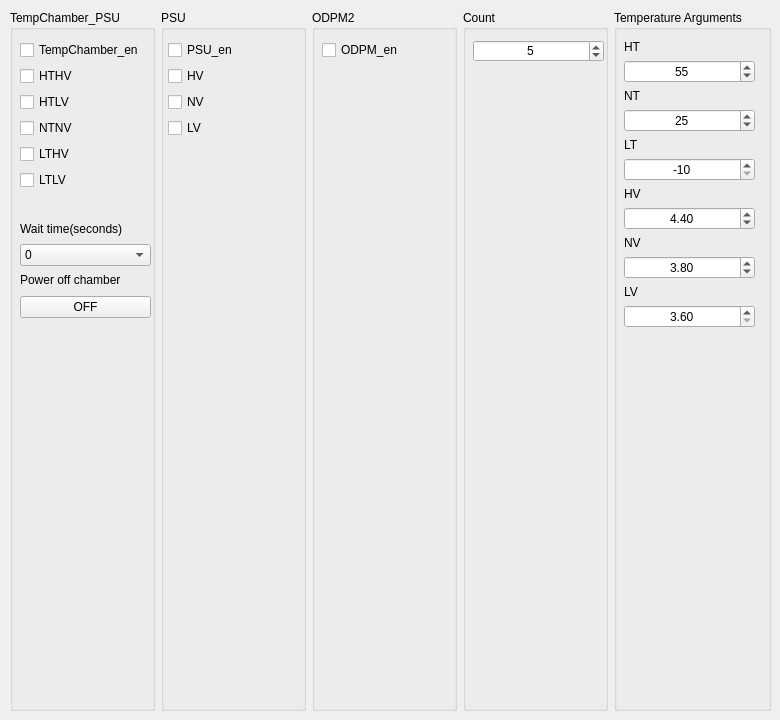
    <widget class="QWidget" name="temp_psu_tab">
     <attribute name="title">
      <string>Temp_PSU</string>
     </attribute>
     <widget class="QWidget" name="">
      <property name="geometry">
       <rect>
        <x>10</x>
        <y>10</y>
        <width>761</width>
        <height>701</height>
       </rect>
      </property>
      <layout class="QHBoxLayout" name="horizontalLayout_5">
       <item>
        <widget class="QGroupBox" name="temp_chamber_psu_groupBox">
         <property name="title">
          <string>TempChamber_PSU</string>
         </property>
         <widget class="QWidget" name="layoutWidget_28">
          <property name="geometry">
           <rect>
            <x>10</x>
            <y>260</y>
            <width>131</width>
            <height>51</height>
           </rect>
          </property>
          <layout class="QVBoxLayout" name="verticalLayout_11">
           <item>
            <widget class="QLabel" name="off_tmpchmb_label">
             <property name="sizePolicy">
              <sizepolicy hsizetype="Preferred" vsizetype="Fixed">
               <horstretch>0</horstretch>
               <verstretch>0</verstretch>
              </sizepolicy>
             </property>
             <property name="text">
              <string>Power off chamber</string>
             </property>
            </widget>
           </item>
           <item>
            <widget class="QPushButton" name="off_tmpchmb_pushButton">
             <property name="text">
              <string>OFF</string>
             </property>
            </widget>
           </item>
          </layout>
         </widget>
         <widget class="QWidget" name="">
          <property name="geometry">
           <rect>
            <x>10</x>
            <y>30</y>
            <width>131</width>
            <height>152</height>
           </rect>
          </property>
          <layout class="QVBoxLayout" name="verticalLayout_tmpchb_psu">
           <item>
            <widget class="QCheckBox" name="tmpchmb_en">
             <property name="text">
              <string>TempChamber_en</string>
             </property>
            </widget>
           </item>
           <item>
            <widget class="QCheckBox" name="hthv_en">
             <property name="text">
              <string>HTHV</string>
             </property>
            </widget>
           </item>
           <item>
            <widget class="QCheckBox" name="htlv_en">
             <property name="text">
              <string>HTLV</string>
             </property>
            </widget>
           </item>
           <item>
            <widget class="QCheckBox" name="ntnv_en">
             <property name="text">
              <string>NTNV</string>
             </property>
            </widget>
           </item>
           <item>
            <widget class="QCheckBox" name="lthv_en">
             <property name="text">
              <string>LTHV</string>
             </property>
            </widget>
           </item>
           <item>
            <widget class="QCheckBox" name="ltlv_en">
             <property name="text">
              <string>LTLV</string>
             </property>
            </widget>
           </item>
          </layout>
         </widget>
         <widget class="QWidget" name="">
          <property name="geometry">
           <rect>
            <x>10</x>
            <y>210</y>
            <width>131</width>
            <height>46</height>
           </rect>
          </property>
          <layout class="QVBoxLayout" name="verticalLayout_5">
           <item>
            <widget class="QLabel" name="wait_time_label">
             <property name="text">
              <string>Wait time(seconds)</string>
             </property>
            </widget>
           </item>
           <item>
            <widget class="QComboBox" name="wait_time_comboBox">
             <item>
              <property name="text">
               <string>0</string>
              </property>
             </item>
             <item>
              <property name="text">
               <string>30</string>
              </property>
             </item>
             <item>
              <property name="text">
               <string>60</string>
              </property>
             </item>
             <item>
              <property name="text">
               <string>120</string>
              </property>
             </item>
             <item>
              <property name="text">
               <string>300</string>
              </property>
             </item>
             <item>
              <property name="text">
               <string>600</string>
              </property>
             </item>
            </widget>
           </item>
          </layout>
         </widget>
        </widget>
       </item>
       <item>
        <widget class="QGroupBox" name="psu_groupBox">
         <property name="title">
          <string>PSU</string>
         </property>
         <widget class="QWidget" name="">
          <property name="geometry">
           <rect>
            <x>7</x>
            <y>30</y>
            <width>131</width>
            <height>100</height>
           </rect>
          </property>
          <layout class="QVBoxLayout" name="verticalLayout_6">
           <item>
            <widget class="QCheckBox" name="psu_en">
             <property name="text">
              <string>PSU_en</string>
             </property>
            </widget>
           </item>
           <item>
            <widget class="QCheckBox" name="hv_en">
             <property name="text">
              <string>HV</string>
             </property>
            </widget>
           </item>
           <item>
            <widget class="QCheckBox" name="nv_en">
             <property name="text">
              <string>NV</string>
             </property>
            </widget>
           </item>
           <item>
            <widget class="QCheckBox" name="lv_en">
             <property name="text">
              <string>LV</string>
             </property>
            </widget>
           </item>
          </layout>
         </widget>
        </widget>
       </item>
       <item>
        <widget class="QGroupBox" name="odpm_groupBox">
         <property name="title">
          <string>ODPM2</string>
         </property>
         <widget class="QCheckBox" name="checkBox_11">
          <property name="geometry">
           <rect>
            <x>10</x>
            <y>30</y>
            <width>76</width>
            <height>20</height>
           </rect>
          </property>
          <property name="text">
           <string>ODPM_en</string>
          </property>
         </widget>
        </widget>
       </item>
       <item>
        <widget class="QGroupBox" name="count_groupBox">
         <property name="title">
          <string>Count</string>
         </property>
         <widget class="QSpinBox" name="count_spinBox">
          <property name="geometry">
           <rect>
            <x>10</x>
            <y>30</y>
            <width>131</width>
            <height>22</height>
           </rect>
          </property>
          <property name="alignment">
           <set>Qt::AlignCenter</set>
          </property>
          <property name="minimum">
           <number>1</number>
          </property>
          <property name="maximum">
           <number>20</number>
          </property>
          <property name="value">
           <number>5</number>
          </property>
         </widget>
        </widget>
       </item>
       <item>
        <widget class="QGroupBox" name="temp_arg_groupBox">
         <property name="title">
          <string>Temperature Arguments</string>
         </property>
         <widget class="QWidget" name="">
          <property name="geometry">
           <rect>
            <x>10</x>
            <y>30</y>
            <width>131</width>
            <height>296</height>
           </rect>
          </property>
          <layout class="QVBoxLayout" name="verticalLayout_temp_arg">
           <item>
            <widget class="QLabel" name="ht_label">
             <property name="sizePolicy">
              <sizepolicy hsizetype="Preferred" vsizetype="Fixed">
               <horstretch>0</horstretch>
               <verstretch>0</verstretch>
              </sizepolicy>
             </property>
             <property name="text">
              <string>HT</string>
             </property>
            </widget>
           </item>
           <item>
            <widget class="QSpinBox" name="ht_spinBox">
             <property name="alignment">
              <set>Qt::AlignCenter</set>
             </property>
             <property name="minimum">
              <number>-20</number>
             </property>
             <property name="maximum">
              <number>60</number>
             </property>
             <property name="value">
              <number>55</number>
             </property>
            </widget>
           </item>
           <item>
            <widget class="QLabel" name="nt_label">
             <property name="sizePolicy">
              <sizepolicy hsizetype="Preferred" vsizetype="Fixed">
               <horstretch>0</horstretch>
               <verstretch>0</verstretch>
              </sizepolicy>
             </property>
             <property name="text">
              <string>NT</string>
             </property>
            </widget>
           </item>
           <item>
            <widget class="QSpinBox" name="nt_spinBox">
             <property name="alignment">
              <set>Qt::AlignCenter</set>
             </property>
             <property name="minimum">
              <number>-20</number>
             </property>
             <property name="maximum">
              <number>60</number>
             </property>
             <property name="value">
              <number>25</number>
             </property>
            </widget>
           </item>
           <item>
            <widget class="QLabel" name="lt_label">
             <property name="sizePolicy">
              <sizepolicy hsizetype="Preferred" vsizetype="Fixed">
               <horstretch>0</horstretch>
               <verstretch>0</verstretch>
              </sizepolicy>
             </property>
             <property name="text">
              <string>LT</string>
             </property>
            </widget>
           </item>
           <item>
            <widget class="QSpinBox" name="lt_spinBox">
             <property name="alignment">
              <set>Qt::AlignCenter</set>
             </property>
             <property name="minimum">
              <number>-10</number>
             </property>
             <property name="maximum">
              <number>60</number>
             </property>
             <property name="value">
              <number>-10</number>
             </property>
            </widget>
           </item>
           <item>
            <widget class="QLabel" name="hv_label">
             <property name="sizePolicy">
              <sizepolicy hsizetype="Preferred" vsizetype="Fixed">
               <horstretch>0</horstretch>
               <verstretch>0</verstretch>
              </sizepolicy>
             </property>
             <property name="text">
              <string>HV</string>
             </property>
            </widget>
           </item>
           <item>
            <widget class="QDoubleSpinBox" name="hv_doubleSpinBox">
             <property name="alignment">
              <set>Qt::AlignCenter</set>
             </property>
             <property name="minimum">
              <double>3.600000000000000</double>
             </property>
             <property name="maximum">
              <double>4.500000000000000</double>
             </property>
             <property name="singleStep">
              <double>0.010000000000000</double>
             </property>
             <property name="value">
              <double>4.400000000000000</double>
             </property>
            </widget>
           </item>
           <item>
            <widget class="QLabel" name="nv_label">
             <property name="sizePolicy">
              <sizepolicy hsizetype="Preferred" vsizetype="Fixed">
               <horstretch>0</horstretch>
               <verstretch>0</verstretch>
              </sizepolicy>
             </property>
             <property name="text">
              <string>NV</string>
             </property>
            </widget>
           </item>
           <item>
            <widget class="QDoubleSpinBox" name="nv_doubleSpinBox">
             <property name="alignment">
              <set>Qt::AlignCenter</set>
             </property>
             <property name="decimals">
              <number>2</number>
             </property>
             <property name="minimum">
              <double>3.600000000000000</double>
             </property>
             <property name="maximum">
              <double>4.500000000000000</double>
             </property>
             <property name="singleStep">
              <double>0.010000000000000</double>
             </property>
             <property name="value">
              <double>3.800000000000000</double>
             </property>
            </widget>
           </item>
           <item>
            <widget class="QLabel" name="lv_label">
             <property name="sizePolicy">
              <sizepolicy hsizetype="Preferred" vsizetype="Fixed">
               <horstretch>0</horstretch>
               <verstretch>0</verstretch>
              </sizepolicy>
             </property>
             <property name="text">
              <string>LV</string>
             </property>
            </widget>
           </item>
           <item>
            <widget class="QDoubleSpinBox" name="lv_doubleSpinBox">
             <property name="alignment">
              <set>Qt::AlignCenter</set>
             </property>
             <property name="minimum">
              <double>3.600000000000000</double>
             </property>
             <property name="maximum">
              <double>4.500000000000000</double>
             </property>
             <property name="singleStep">
              <double>0.010000000000000</double>
             </property>
            </widget>
           </item>
          </layout>
         </widget>
        </widget>
       </item>
      </layout>
     </widget>
    </widget>
